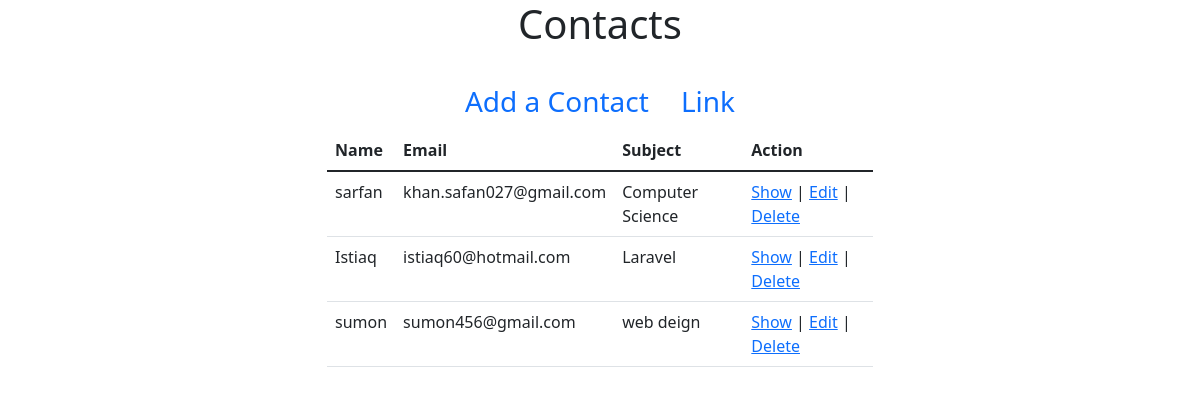
/admin/Contacts/index.php, run on an earlier commit of the app's database.
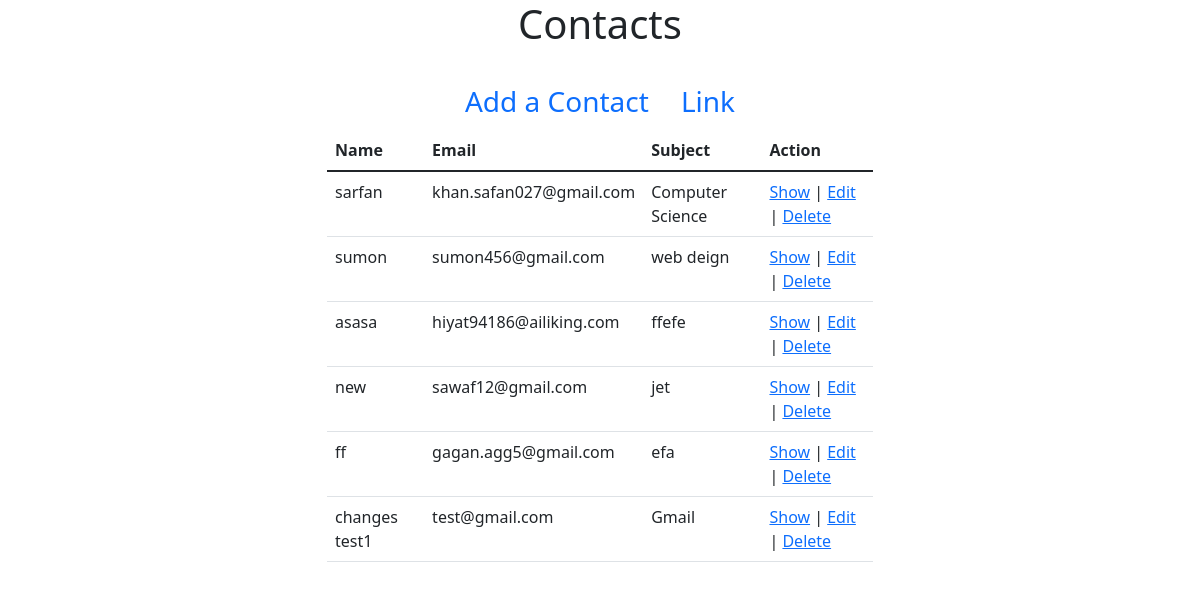
And on a later commit of the database.
### tables this page shows
CREATE TABLE `contact` (
  `id` int(11) NOT NULL,
  `name` varchar(255) NOT NULL,
  `email` varchar(40) NOT NULL,
  `subject` varchar(255) NOT NULL,
  `comment` varchar(255) NOT NULL,
  `status` tinyint(4) NOT NULL DEFAULT '0',
  `date` date NOT NULL
);

### admin/Contacts/index.php (the view, shortened to what this page needs)
<?php
$conn = new PDO("mysql:host=localhost;dbname=ecommerce",
    'root', '');
$conn->setAttribute(PDO::ATTR_ERRMODE,
    PDO::ERRMODE_EXCEPTION);
$query = "SELECT * FROM `contact`";
$stmt = $conn->prepare($query);
$result = $stmt->execute();
$contacts = $stmt->fetchAll();
?>
<!doctype html>
<html lang="en">
<head>
    <link href="https://cdn.jsdelivr.net/npm/bootstrap@5.1.3/dist/css/bootstrap.min.css" rel="stylesheet">
</head>
<body>
<section>
    <div class="container">
        <div class="row justify-content-center">
            <div class="col-md-6">
                <h1 class="text-center mb-4">Contacts</h1>
                <ul class="nav justify-content-center fs-3">
                    <li class="nav-item">
                        <a class="nav-link active" aria-current="page" href="create.php">
                            Add a Contact
                        </a>
                    </li>
                    <li class="nav-item">
                        <a class="nav-link" href="#">Link</a>
                    </li>
                </ul>
                <table class="table">
                    <thead>
                    <tr>
                        <th scope="col">Name</th>
                        <th scope="col">Email</th>
                        <th scope="col">Subject</th>
                        <th scope="col">Action</th>
                    </tr>
                    </thead>
                    <tbody>
                    <?php
                    if (count($contacts) > 0):
                        foreach ($contacts as $contact):
                            ?>
                            <tr>
                                <td><?= $contact['name']?></td>
                                <td><?= $contact['email']?></td>
                                <td><?= $contact['subject']?></td>
                                <td><a href="show.php?id=<?=$contact['id'];?>">Show</a>
                                    |
                                    <a href="edit.php?id=<?=$contact['id'];?>">Edit</a>
                                    |
                                    <a href="delete.php?id=<?=$contact['id'];?>"
                                       onclick="return confirm('Are you sure you want to delete?')">
                                        Delete
                                    </a>
                                </td>
                            </tr>
                        <?php
                        endforeach;
                    endif;
                    ?>
                    </tbody>
                </table>
            </div>
        </div>
    </div>
</section>
</body>
</html>

What changed in the data, as far as the page shows it:
removed contact: name "Istiaq", email "istiaq60@hotmail.com", subject "Laravel"
added contact: name "asasa", email "hiyat94186@ailiking.com", subject "ffefe"
added contact: name "new", email "sawaf12@gmail.com", subject "jet"
added contact: name "ff", email "gagan.agg5@gmail.com", subject "efa"
added contact: name "changes test1", email "test@gmail.com", subject "Gmail"
